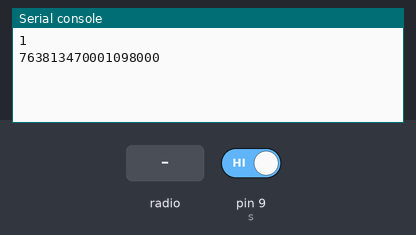
This program was run on a simulated MicroPython board. On the bench: the last lines printed to the serial console. The test bench sets the inputs (shaded band); at power-on: pin 9 (s) HIGH. Files the program writes start out absent.

Above: at 1.2 s.
1.3 s: pin 9 (s) driven LOW
At 2.4 s:
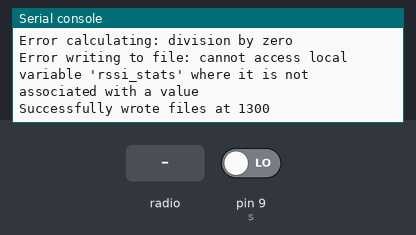
2.8 s: radio message "NA" arrives
At 3.8 s:
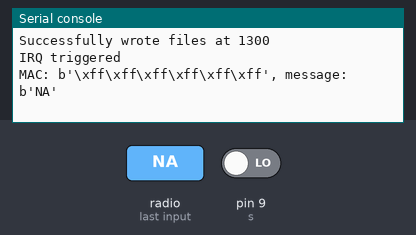

The program:

echoer.py
```python
import network
import espnow
import time
import asyncio
import math
import gc

gc.collect()
from machine import Pin, SoftI2C, PWM, ADC
import machine

# Set up the network and ESP-NOW
staif = network.WLAN(network.STA_IF)
staif.active(True)
aen = espnow.ESPNow()
aen.active(True)

print(time.ticks_ms())
print(time.time_ns())
last_press_time = 0

s = Pin(9, Pin.IN)

# Add the send to all MAC addresses to ESP-NOW (maximum of 20 peers can be added)
all = b'\xff\xff\xff\xff\xff\xff'
try:
    macinpeers = False
    peers = aen.get_peers()
    for peer in peers:
        if peer[0] == all:
            macinpeers = True
            break
    if not macinpeers:
        aen.add_peer(all)
except Exception as e:
    print(f"Error adding peer: {e}")

start = time.ticks_ms()
last_press_time = 0

dictionary = {}
sender = False


# Callback function that retrieves the last message from the message buffer
def irq_receive(aen):
    print("IRQ triggered")
    if aen.any():
        for mac, msg in aen:
            recv_time_abs = time.time_ns()
            recv_time = time.ticks_ms()
            if mac is None:  # mac, msg will equal (None, None) on timeout
                break
            if msg:
                print(f'MAC: {mac}, message: {msg}')
                try:  # This only works in a non-message saturated environment
                    i = int.from_bytes(msg, 'big')
                    if i <= 100:
                        if not sender:
                            dictionary[i] = {}
                        dictionary[i]["received"] = True
                        dictionary[i]["abs_recv_time"] = recv_time_abs
                        dictionary[i]["recv_time"] = recv_time
                        dictionary[i]["rssi"] = aen.peers_table[mac][0]
                        dictionary[i]["rssi_time"] = aen.peers_table[mac][1]
                        if sender:
                            dictionary[i]["ping"] = recv_time - dictionary[i]["send_time"]
                        print(f"Received {i}")
                        if not sender:
                            try:
                                macinpeers = False
                                peers = aen.get_peers()
                                for peer in peers:
                                    if peer[0] == mac:
                                        macinpeers = True
                                        break
                                if not macinpeers:
                                    aen.add_peer(mac)
                            except Exception as e:
                                print(f"Error adding peer: {e}")
                            dictionary[i]["abs_send_time"] = time.time_ns()
                            aen.send(mac, msg)
                            print(f"Echoed {i}")
                except Exception as e:
                    print(f"Error processing message: {e}")
            if not aen.any():  # This is necessary as the for loop gets stuck and does not exit properly.
                break


# IRQ Trigger which is called as soon as possible after a message is received
aen.irq(irq_receive)


async def send():
    global aen, all, dictionary
    print("Sending messages")
    for i in range(1, 101):
        dictionary[i] = {"received": False, "send_time": time.ticks_ms(), "abs_send_time": time.time_ns()}
        aen.send(all, i.to_bytes(4, 'big'))
        print(f"Sent {i}")
        await asyncio.sleep(0.1)  # Use asyncio.sleep for non-blocking sleep


def calculate_stats(values):
    if values == []:
        return {}
    values = [x for x in values if x != 'NA']
    n = len(values)
    mean = sum(values) / n
    sorted_values = sorted(values)
    median = sorted_values[n // 2] if n % 2 else (sorted_values[n // 2 - 1] + sorted_values[n // 2]) / 2
    max_val = max(values)
    min_val = min(values)
    variance = sum((x - mean) ** 2 for x in values) / n
    std_dev = math.sqrt(variance)
    return {
        'mean': round(mean, 2),
        'median': median,
        'max': max_val,
        'min': min_val,
        'std_dev': round(std_dev, 2)
    }


async def save():
    global dictionary
    # print(dictionary)
    try:
        time_ticks = time.ticks_ms()
        rssi_values = ['NA' if i not in dictionary or 'rssi' not in dictionary[i] else dictionary[i]['rssi'] for i in
                       range(1, 101)]
        abs_recv_time_values = [
            'NA' if i not in dictionary or 'abs_recv_time' not in dictionary[i] else dictionary[i]['abs_recv_time'] for
            i in range(1, 101)]
        abs_send_time_values = [
            'NA' if i not in dictionary or 'abs_send_time' not in dictionary[i] else dictionary[i]['abs_send_time'] for
            i in range(1, 101)]
        if sender:
            ping_values = ['NA' if i not in dictionary or 'ping' not in dictionary[i] else dictionary[i]['ping'] for i
                           in range(1, 101)]
            ping_stats = calculate_stats(ping_values)
            print(ping_stats)
            false_count = sum(1 for key in dictionary if dictionary[key]["received"] == False)
        else:
            false_count = 100 - len(dictionary)
        print({false_count})
        rssi_stats = calculate_stats(rssi_values)
        print(rssi_stats)

    except Exception as e:
        print(f"Error calculating: {e}")
    try:
        with open(f'rssi_ping_data_{time_ticks}.txt', 'a') as file:
            file.write(f"Packet Loss: {false_count} %\n")
            file.write(f"RSSI: {rssi_stats}\n")
            if sender:
                file.write(f"Ping: {ping_stats}\n")
    except Exception as e:
        print(f"Error writing to file: {e}")
    try:
        with open(f'raw_rssi_ping_data_{time_ticks}.csv', 'a') as file:
            file.write(f"{dictionary}\n")
    except Exception as e:
        print(f"Error writing dict to file: {e}")
    try:
        with open(f'rssi_ping_data_{time_ticks}.csv', 'a') as file:
            if sender:
                file.write("RSSI,Ping,send_time_sender,recv_time_sender\n")
            else:
                file.write("RSSI,Ping,send_time_echoer,recv_time_echoer\n")
            for i in range(0, 100):
                rssi = rssi_values[i]
                if sender:
                    ping = ping_values[i]
                else:
                    ping = 'NA'
                abs_send_time = abs_send_time_values[i]
                abs_recv_time = abs_recv_time_values[i]
                file.write(f"{rssi},{ping},{abs_send_time},{abs_recv_time}\n")
    except Exception as e:
        print(f"Error writing to file: {e}")
    dictionary = {}
    print(f"Successfully wrote files at {time_ticks}")


def is_cooldown(cooldown):
    global last_press_time
    # print(time.time_ns()//1000000-last_press_time)
    return (time.time_ns() // 1000000 - last_press_time) < cooldown  # prevent the scan function from being spammed


def action(pin):
    print("pressed")
    if is_cooldown(1000):
        return
    global last_press_time
    last_press_time = time.time_ns() // 1000000
    asyncio.run(save())


s.irq(trigger=Pin.IRQ_FALLING, handler=action)


# Run the send and save functions asynchronously
async def main():
    global dictionary
    dictionary = {}
    await send()
    # await asyncio.sleep(10)  # Wait for some time before saving
    # await save()

# Entry point to run the main function
# if __name__ == "__main__":
#    asyncio.run(main())
# asyncio.run(save())
```

Measured:
- after the input at 1.3 s, the serial console: prints a new line at once (image 1)
- after the input at 2.8 s, the serial console: prints a new line at once (image 2)
